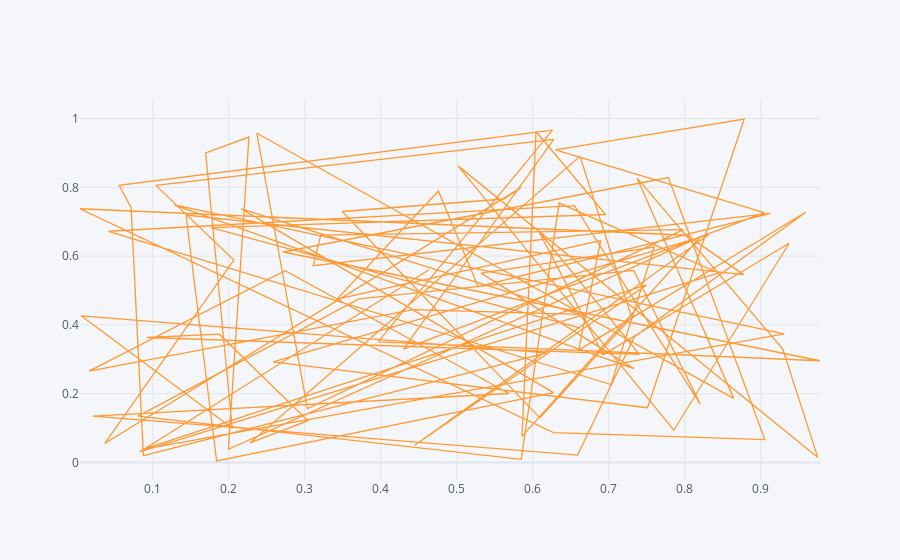

Here is the notebook cell this chart was saved with:
### Code cell
df.iplot(kind='scatter', x='a', y='b')
